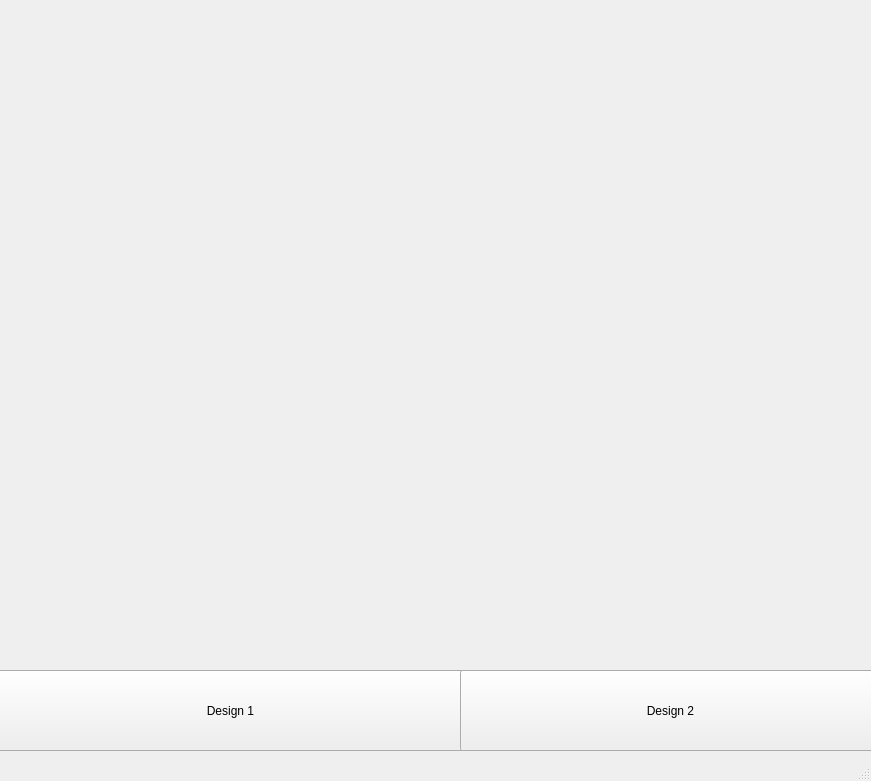
<?xml version="1.0" encoding="UTF-8"?>
<ui version="4.0">
 <class>MainWindow</class>
 <widget class="QMainWindow" name="MainWindow">
  <property name="geometry">
   <rect>
    <x>0</x>
    <y>0</y>
    <width>871</width>
    <height>781</height>
   </rect>
  </property>
  <property name="windowTitle">
   <string>MainWindow</string>
  </property>
  <widget class="QWidget" name="centralwidget">
   <widget class="QLabel" name="l1">
    <property name="geometry">
     <rect>
      <x>0</x>
      <y>0</y>
      <width>871</width>
      <height>681</height>
     </rect>
    </property>
    <property name="text">
     <string/>
    </property>
    <property name="pixmap">
     <pixmap>../../../../sirilike.gif</pixmap>
    </property>
    <property name="scaledContents">
     <bool>true</bool>
    </property>
   </widget>
   <widget class="QPushButton" name="b1">
    <property name="geometry">
     <rect>
      <x>-10</x>
      <y>670</y>
      <width>481</width>
      <height>81</height>
     </rect>
    </property>
    <property name="text">
     <string>Design 1</string>
    </property>
   </widget>
   <widget class="QPushButton" name="b2">
    <property name="geometry">
     <rect>
      <x>460</x>
      <y>670</y>
      <width>421</width>
      <height>81</height>
     </rect>
    </property>
    <property name="text">
     <string>Design 2</string>
    </property>
   </widget>
  </widget>
  <widget class="QMenuBar" name="menubar">
   <property name="geometry">
    <rect>
     <x>0</x>
     <y>0</y>
     <width>871</width>
     <height>24</height>
    </rect>
   </property>
  </widget>
  <widget class="QStatusBar" name="statusbar"/>
 </widget>
 <resources/>
 <connections/>
</ui>
